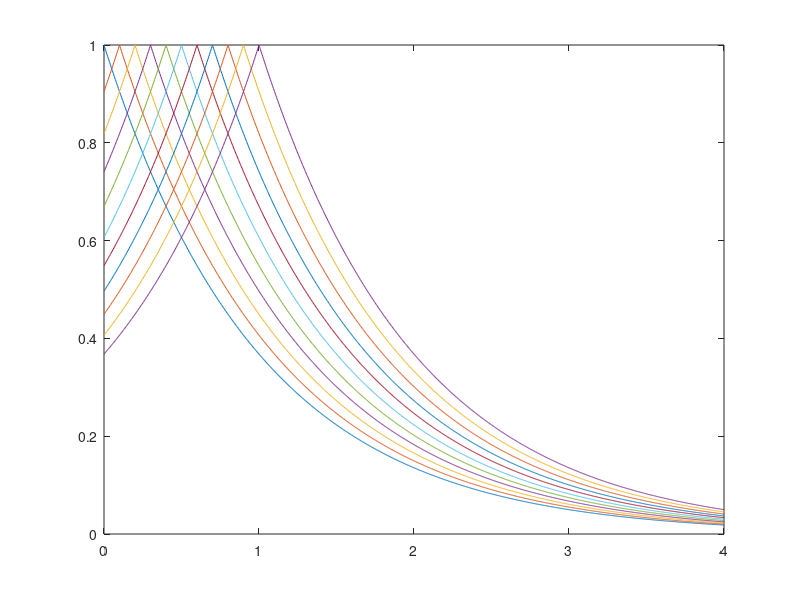
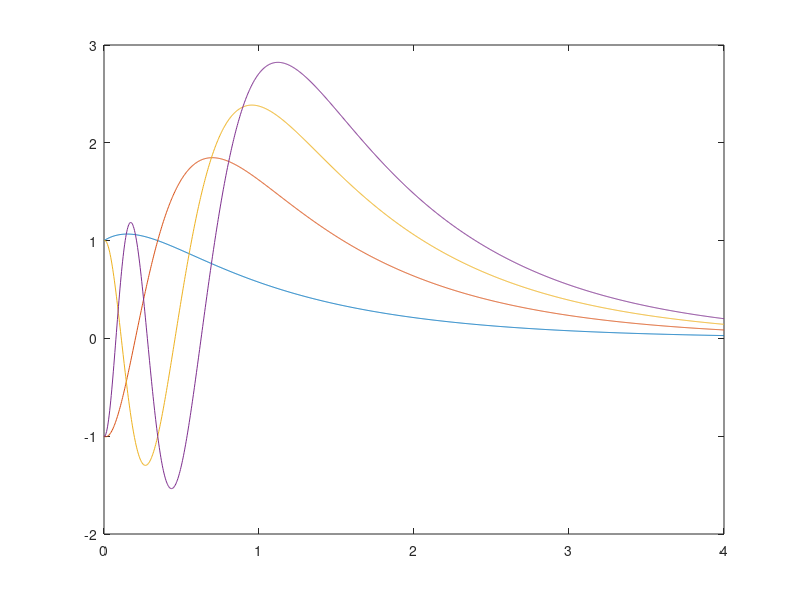
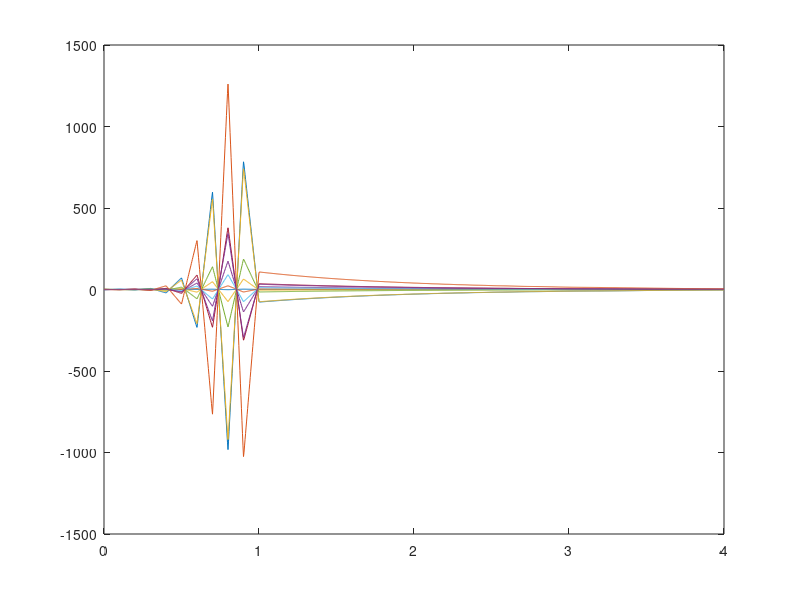
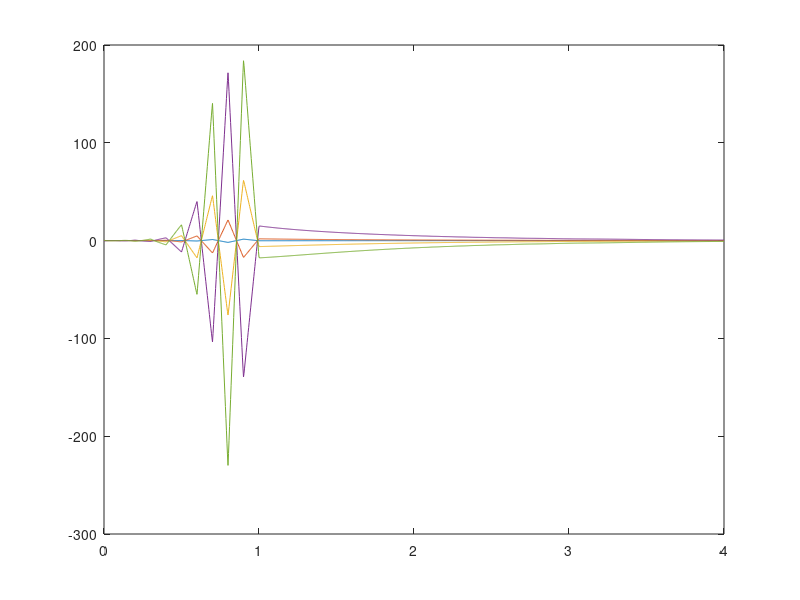

Write the MATLAB code that produced these figures, in order.
% PlotMaternKernelSeries
% Computes and plots kernels given by a Mercer series
close all
x = linspace(0,1,11)';
xx = linspace(0,4,1201)';
%% C0 Matern kernel on [0,\infty), special case \alpha = 4\epsilon
ep = 1;
%phifunc = @(n,x) 2/pi*sin(exp(-2*ep*x)*(2*n-1)*pi/2)./(exp(-ep*x)*sqrt(2*n-1));
phifunc = @(n,x) sin(exp(-2*ep*x)*(2*n-1)*pi/2)./(exp(-ep*x)*ones(size(n)));
lambdafunc = @(n) 8./((2*n-1)*pi).^2;
M = 1000;
%% Mercer series
N = length(x);
Lambda = diag(lambdafunc(1:M));
Phi_interp = phifunc(1:M,x);
Phi_eval = phifunc(1:M,xx);
Kbasis = Phi_eval*Lambda*Phi_interp';
%% Plot kernel basis obtained via Mercer series
plot(xx,Kbasis)
%% Plot first 5 eigenfunctions
figure
plot(xx,Phi_eval(:,1:4))
%% HS-SVD stuff
I_N = eye(N);
Phi_1 = Phi_interp(:,1:N);
Phi_2 = Phi_interp(:,N+1:end);
Lambda_1 = Lambda(1:N,1:N);
Lambda_2 = Lambda(N+1:M,N+1:M);
Correction = Lambda_2*(Phi_1\Phi_2)'/Lambda_1;
Psi_basis = Phi_eval*[I_N;Correction];
%Kbasis = Psi_eval*Lambda_1*Phi_1'/Lambda(1,1);
%% Plot Psi basis
figure
plot(xx,Psi_basis);%(:,1:3))
Phi_correct = Phi_eval(:,N+1:M)*Correction;
%% Plot correction added to first N eigenfunctions to obtain Psi basis
figure
plot(xx,Phi_correct(:,1:5))

